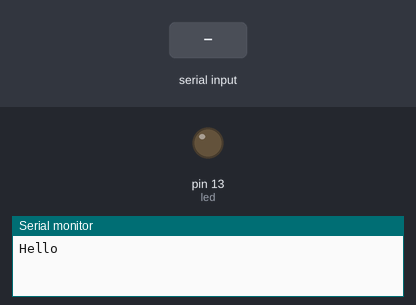
Bench run of a sketch on a simulated Arduino Uno, built with avr-gcc and run on an emulated ATmega328P. Shown: output pins drawn as LEDs (lit = HIGH), the last lines printed to the serial monitor. The test bench sets the inputs (shaded band).

Above: at 1.2 s.
1.3 s: "1" received over Serial
At 1.7 s:
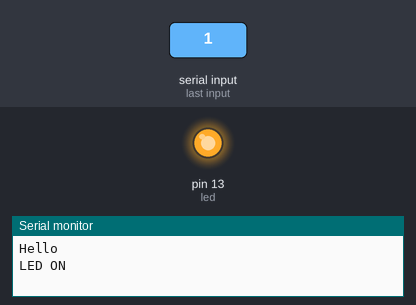
2.8 s: "0" received over Serial
At 4.1 s:
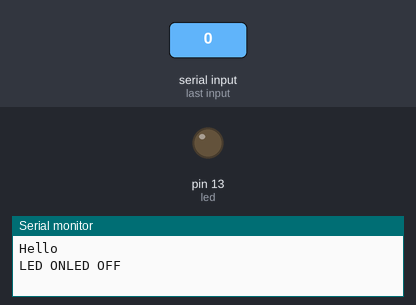
Timing chart, 0 to 5.8 s (numbered marks = the images above; inputs shaded):
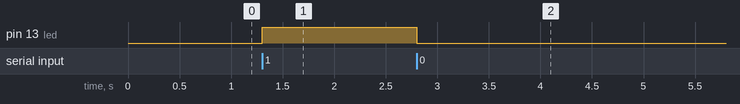

Measured:
- after the input at 1.3 s, pin 13 (led): LOW → HIGH at once
- after the input at 2.8 s, pin 13 (led): HIGH → LOW at once

The sketch:

20190930-3.ino
```cpp
const byte led=13;
char val;
void setup() {
  pinMode(led, OUTPUT);
  Serial.begin(9600);
  Serial.println("Hello");


}

void loop() {
  // put your main code here, to run repeatedly:

  if(Serial.available()){
      val=Serial.read();
      if(val=='1'){
           digitalWrite(led, HIGH);
            Serial.print("LED ON");
      }else if(val=='0'){
         digitalWrite(led, LOW);
          Serial.print("LED OFF");
      }
   }


}
```
